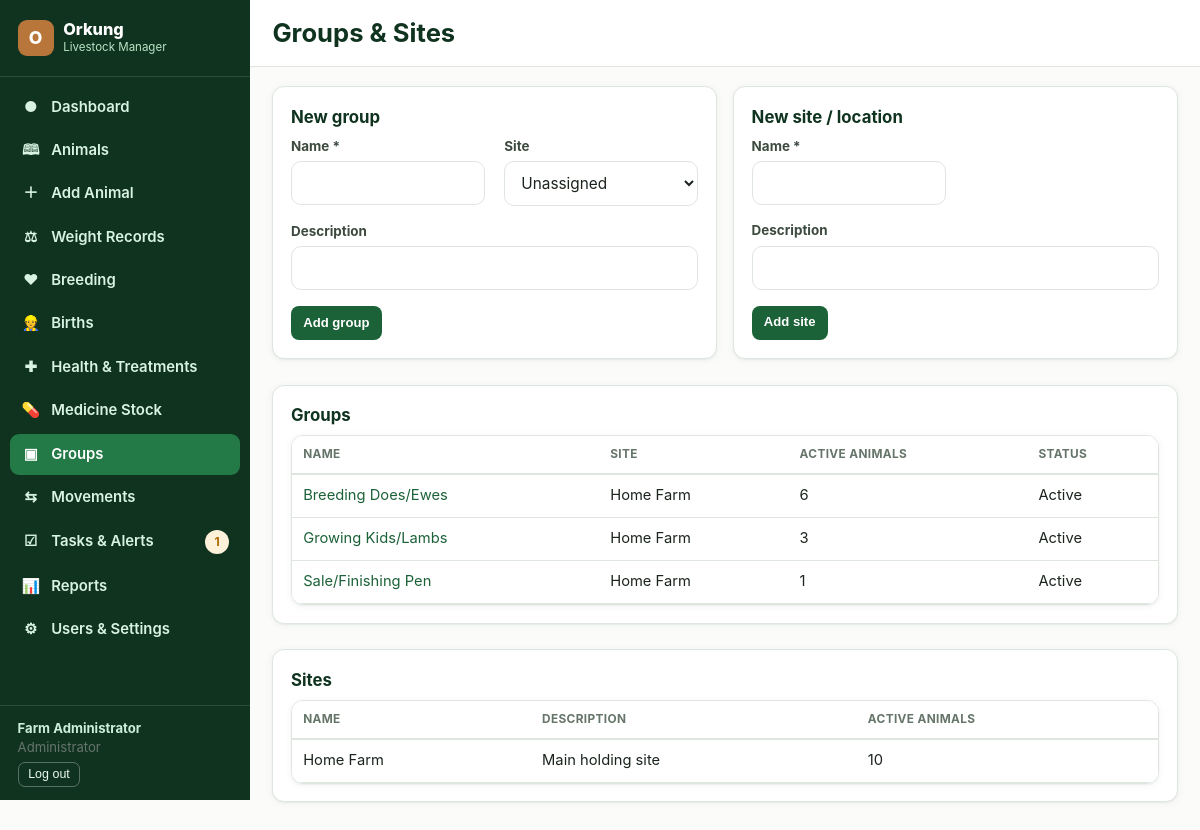
The app's page /groups (signed in) with its own data.
### tables this page shows
CREATE TABLE users (
    id INTEGER PRIMARY KEY AUTOINCREMENT,
    username TEXT NOT NULL UNIQUE,
    password_hash TEXT NOT NULL,
    full_name TEXT NOT NULL,
    email TEXT,
    role TEXT NOT NULL CHECK(role IN ('admin','manager','worker','viewer','vet')),
    active INTEGER NOT NULL DEFAULT 1,
    created_at TEXT NOT NULL DEFAULT (datetime('now')),
    last_login TEXT
);

CREATE TABLE groups_ (
    id INTEGER PRIMARY KEY AUTOINCREMENT,
    name TEXT NOT NULL,
    site_id INTEGER REFERENCES sites(id),
    description TEXT,
    active INTEGER NOT NULL DEFAULT 1,
    UNIQUE(name, site_id)
);

CREATE TABLE sites (
    id INTEGER PRIMARY KEY AUTOINCREMENT,
    name TEXT NOT NULL UNIQUE,
    description TEXT,
    active INTEGER NOT NULL DEFAULT 1
);

### blueprints/groups.py (the view)
@bp.route("")
@auth.login_required
def index():
    groups = db.query(
        "SELECT g.*, s.name AS site_name, "
        "(SELECT COUNT(*) FROM animals a WHERE a.current_group_id=g.id AND a.status='active') AS animal_count "
        "FROM groups_ g LEFT JOIN sites s ON s.id=g.site_id ORDER BY g.active DESC, g.name")
    sites = db.query(
        "SELECT s.*, (SELECT COUNT(*) FROM animals a WHERE a.current_site_id=s.id AND a.status='active') AS animal_count "
        "FROM sites s ORDER BY s.active DESC, s.name")
    return render_template("groups_index.html", groups=groups, sites=sites)

### auth.py (called while the page is built)
def load_logged_in_user():
    uid = session.get("user_id")
    if uid is None:
        g.user = None
    else:
        g.user = db.query("SELECT * FROM users WHERE id=? AND active=1", (uid,), one=True)
        if g.user is None:
            session.clear()

def login_required(view):
    @wraps(view)
    def wrapped(*args, **kwargs):
        if g.user is None:
            if request.path.startswith("/api/"):
                abort(401)
            return redirect(url_for("auth.login", next=request.path))
        return view(*args, **kwargs)
    return wrapped

def visible_sections(role):
    return NAV_SECTIONS.get(role, set())

### db.py (called while the page is built)
def get_db():
    if "db" not in g:
        g.db = sqlite3.connect(
            current_app.config["DATABASE"],
            detect_types=sqlite3.PARSE_DECLTYPES,
        )
        g.db.row_factory = sqlite3.Row
        g.db.execute("PRAGMA foreign_keys = ON")
    return g.db

def query(sql, args=(), one=False):
    cur = get_db().execute(sql, args)
    rows = cur.fetchall()
    cur.close()
    if one:
        return rows[0] if rows else None
    return rows

### templates/groups_index.html (shortened to what this page needs)
{% extends "base.html" %}
{% block heading %}Groups &amp; Sites{% endblock %}
{% block content %}
{% if current_user.role in ('admin','manager') %}
<div class="grid cols-2 section">
  <div class="card">
    <h3>New group</h3>
    <form method="post" action="{{ url_for('groups.add_group') }}" class="form-grid">
      <div class="field"><label>Name *</label><input type="text" name="name" required></div>
      <div class="field"><label>Site</label><select name="site_id"><option value="">Unassigned</option>{% for s in sites %}<option value="{{ s.id }}">{{ s.name }}</option>{% endfor %}</select></div>
      <div class="field" style="grid-column:1/-1;"><label>Description</label><input type="text" name="description"></div>
      <div><button class="btn small" type="submit">Add group</button></div>
    </form>
  </div>
  <div class="card">
    <h3>New site / location</h3>
    <form method="post" action="{{ url_for('groups.add_site') }}" class="form-grid">
      <div class="field"><label>Name *</label><input type="text" name="name" required></div>
      <div class="field" style="grid-column:1/-1;"><label>Description</label><input type="text" name="description"></div>
      <div><button class="btn small" type="submit">Add site</button></div>
    </form>
  </div>
</div>
{% endif %}
<div class="card section">
  <h3>Groups</h3>
  <div class="table-wrap"><table class="data"><thead><tr><th>Name</th><th>Site</th><th>Active animals</th><th>Status</th></tr></thead><tbody>
  {% for g in groups %}
  <tr><td data-label="Name"><a href="{{ url_for('groups.detail', group_id=g.id) }}">{{ g.name }}</a></td>
    <td data-label="Site">{{ g.site_name or '—' }}</td><td data-label="Active animals">{{ g.animal_count }}</td>
    <td data-label="Status">{{ 'Active' if g.active else 'Inactive' }}</td></tr>
  {% endfor %}
  </tbody></table></div>
</div>
<div class="card section">
  <h3>Sites</h3>
  <div class="table-wrap"><table class="data"><thead><tr><th>Name</th><th>Description</th><th>Active animals</th></tr></thead><tbody>
  {% for s in sites %}<tr><td data-label="Name">{{ s.name }}</td><td data-label="Description">{{ s.description or '—' }}</td><td data-label="Active animals">{{ s.animal_count }}</td></tr>{% endfor %}
  </tbody></table></div>
</div>
{% endblock %}

### templates/base.html (shortened to what this page needs)
<!doctype html>
<html lang="en">
<head>
<link rel="stylesheet" href="{{ url_for('static', filename='css/style.css') }}">
</head>
<body>
{% macro navlinks() %}
  {% if 'dashboard' in nav %}<a href="{{ url_for('dashboard.index') }}" class="{{ 'active' if request.endpoint=='dashboard.index' }}"><span class="ic">&#9679;</span> Dashboard</a>{% endif %}
  {% if 'animals' in nav %}<a href="{{ url_for('animals.list_view') }}" class="{{ 'active' if request.endpoint and request.endpoint.startswith('animals.') and request.endpoint!='animals.add' }}"><span class="ic">&#128366;</span> Animals</a>{% endif %}
  {% if 'add_animal' in nav %}<a href="{{ url_for('animals.add') }}" class="{{ 'active' if request.endpoint=='animals.add' }}"><span class="ic">&#65291;</span> Add Animal</a>{% endif %}
  {% if 'weights' in nav %}<a href="{{ url_for('weights.index') }}" class="{{ 'active' if request.endpoint and request.endpoint.startswith('weights.') }}"><span class="ic">&#9878;</span> Weight Records</a>{% endif %}
  {% if 'breeding' in nav %}<a href="{{ url_for('breeding.index') }}" class="{{ 'active' if request.endpoint=='breeding.index' }}"><span class="ic">&#9829;</span> Breeding</a>{% endif %}
  {% if 'births' in nav %}<a href="{{ url_for('breeding.births') }}" class="{{ 'active' if request.endpoint=='breeding.births' }}"><span class="ic">&#128119;</span> Births</a>{% endif %}
  {% if 'health' in nav %}<a href="{{ url_for('health.index') }}" class="{{ 'active' if request.endpoint and request.endpoint.startswith('health.') }}"><span class="ic">&#10010;</span> Health &amp; Treatments</a>{% endif %}
  {% if 'health' in nav %}<a href="{{ url_for('stock.index') }}" class="{{ 'active' if request.endpoint and request.endpoint.startswith('stock.') }}"><span class="ic">&#128138;</span> Medicine Stock</a>{% endif %}
  {% if 'groups' in nav %}<a href="{{ url_for('groups.index') }}" class="{{ 'active' if request.endpoint=='groups.index' }}"><span class="ic">&#9635;</span> Groups</a>{% endif %}
  {% if 'movements' in nav %}<a href="{{ url_for('groups.movements') }}" class="{{ 'active' if request.endpoint=='groups.movements' }}"><span class="ic">&#8646;</span> Movements</a>{% endif %}
  {% if 'tasks' in nav %}<a href="{{ url_for('tasks.index') }}" class="{{ 'active' if request.endpoint and request.endpoint.startswith('tasks.') }}"><span class="ic">&#9745;</span> Tasks &amp; Alerts {% if pending_tasks %}<span class="pill amber" style="margin-left:auto">{{ pending_tasks }}</span>{% endif %}</a>{% endif %}
  {% if 'reports' in nav %}<a href="{{ url_for('reports.index') }}" class="{{ 'active' if request.endpoint and request.endpoint.startswith('reports.') }}"><span class="ic">&#128202;</span> Reports</a>{% endif %}
  {% if 'admin' in nav %}<a href="{{ url_for('admin.users') }}" class="{{ 'active' if request.endpoint and request.endpoint.startswith('admin.') }}"><span class="ic">&#9881;</span> Users &amp; Settings</a>{% endif %}
{% endmacro %}
{% if current_user %}
<div class="app-shell">
  <aside class="sidebar" id="desktopSidebar">
    <div class="brand"><div class="mark">O</div><div><div class="name">Orkung</div><div class="tag">Livestock Manager</div></div></div>
    <nav>{{ navlinks() }}</nav>
    <div class="footer-user">
      <div><strong>{{ current_user.full_name }}</strong></div>
      <div class="muted">{{ role_labels[current_user.role] }}</div>
      <form method="post" action="{{ url_for('auth.logout') }}"><button type="submit">Log out</button></form>
    </div>
  </aside>
  <div class="main">
    <div class="topbar">
      <h1>{% block heading %}{% endblock %}</h1>
    </div>
    <div class="content">
      {% block content %}{% endblock %}
    </div>
  </div>
</div>
{% else %}
  {% block guest_content %}{% endblock %}
{% endif %}
</body>
</html>

### records on screen
users: full_name "Farm Administrator", role "Administrator"
groups_: name "Breeding Does/Ewes", name "Home Farm", animal_count "6", active "Active"
groups_: name "Growing Kids/Lambs", name "Home Farm", animal_count "3", active "Active"
groups_: name "Sale/Finishing Pen", name "Home Farm", animal_count "1", active "Active"
sites: name "Home Farm", description "Main holding site", animal_count "10"

### other values on screen
{{ pending_tasks }} "1"
